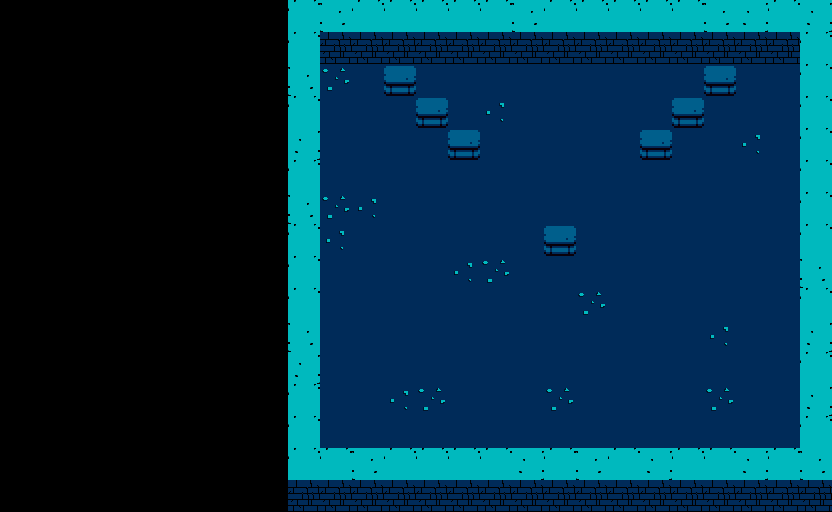

A level layout from a 2D game, rendered from its tile map. Below: a short description, then the map file with its tile-grid data intact:
An orthogonal 26x16 tile map with 32x32 px tiles, 2 tile layers (Camada de Blocos 1, Camada de Blocos 2) and 12 objects (10x Wall, Player, Pistol).

<map version="1.10" tiledversion="1.11.0" orientation="orthogonal" renderorder="right-down" width="26" height="16" tilewidth="32" tileheight="32" infinite="0" nextlayerid="5" nextobjectid="14">
 <tileset firstgid="1" source="dungeon_game.tsx" />
 <layer id="1" name="Camada de Blocos 1" width="26" height="16">
  <data encoding="csv">
0,0,0,0,0,0,0,0,0,27,28,27,27,27,27,27,28,27,27,27,27,27,28,29,27,29,
0,0,0,0,0,0,0,0,0,27,1,1,1,1,1,1,1,1,1,1,1,1,1,1,1,27,
0,0,0,0,0,0,0,0,0,28,5,4,4,4,4,4,4,4,4,4,4,4,4,4,4,27,
0,0,0,0,0,0,0,0,0,27,4,4,4,4,4,3,4,4,4,4,4,4,4,4,4,27,
0,0,0,0,0,0,0,0,0,29,4,4,4,4,4,4,4,4,4,4,4,4,4,3,4,27,
0,0,0,0,0,0,0,0,0,27,4,4,4,4,4,4,4,4,4,4,4,4,4,4,4,27,
0,0,0,0,0,0,0,0,0,28,5,3,4,4,4,4,4,4,4,4,4,4,4,4,4,27,
0,0,0,0,0,0,0,0,0,27,3,4,4,4,4,4,4,4,4,4,4,4,4,4,4,27,
0,0,0,0,0,0,0,0,0,27,4,4,4,4,3,5,4,4,4,4,4,4,4,4,4,28,
0,0,0,0,0,0,0,0,0,27,4,4,4,4,4,4,4,4,5,4,4,4,4,4,4,27,
0,0,0,0,0,0,0,0,0,28,4,4,4,4,4,4,4,4,4,4,4,4,3,4,4,29,
0,0,0,0,0,0,0,0,0,29,4,4,4,4,4,4,4,4,4,4,4,4,4,4,4,27,
0,0,0,0,0,0,0,0,0,27,4,4,3,5,4,4,4,5,4,4,4,4,5,4,4,29,
0,0,0,0,0,0,0,0,0,27,4,4,4,4,4,4,4,4,4,4,4,4,4,4,4,27,
0,0,0,0,0,0,0,0,0,27,27,28,27,27,27,27,29,27,28,27,29,27,27,29,27,28,
0,0,0,0,0,0,0,0,0,1,1,1,1,1,1,1,1,1,1,1,1,1,1,1,1,1
</data>
 </layer>
 <layer id="2" name="Camada de Blocos 2" width="26" height="16">
  <data encoding="csv">
0,0,0,0,0,0,0,0,0,0,0,0,0,0,0,0,0,0,0,0,0,0,0,0,0,0,
0,0,0,0,0,0,0,0,0,0,0,0,0,0,0,0,0,0,0,0,0,0,0,0,0,0,
0,0,0,0,0,0,0,0,0,0,0,0,52,0,0,0,0,0,0,0,0,0,52,0,0,0,
0,0,0,0,0,0,0,0,0,0,0,0,0,52,0,0,0,0,0,0,0,52,0,0,0,0,
0,0,0,0,0,0,0,0,0,0,0,0,0,0,52,0,0,0,0,0,52,0,0,0,0,0,
0,0,0,0,0,0,0,0,0,0,0,0,0,0,0,0,0,0,0,0,0,0,0,0,0,0,
0,0,0,0,0,0,0,0,0,0,0,0,0,0,0,0,0,0,0,0,0,0,0,0,0,0,
0,0,0,0,0,0,0,0,0,0,0,0,0,0,0,0,0,52,0,0,0,0,0,0,0,0,
0,0,0,0,0,0,0,0,0,0,0,0,0,0,0,0,0,0,0,0,0,0,0,0,0,0,
0,0,0,0,0,0,0,0,0,0,0,0,0,0,0,0,0,0,0,0,0,0,0,0,0,0,
0,0,0,0,0,0,0,0,0,0,0,0,0,0,0,0,0,0,0,0,0,0,0,0,0,0,
0,0,0,0,0,0,0,0,0,0,0,0,0,0,0,0,0,0,0,0,0,0,0,0,0,0,
0,0,0,0,0,0,0,0,0,0,0,0,0,0,0,0,0,0,0,0,0,0,0,0,0,0,
0,0,0,0,0,0,0,0,0,0,0,0,0,0,0,0,0,0,0,0,0,0,0,0,0,0,
0,0,0,0,0,0,0,0,0,0,0,0,0,0,0,0,0,0,0,0,0,0,0,0,0,0,
0,0,0,0,0,0,0,0,0,0,0,0,0,0,0,0,0,0,0,0,0,0,0,0,0,0
</data>
 </layer>
 <objectgroup id="3" name="Spawns">
  <object id="1" name="Player" type="Player" x="546" y="352.667" width="64" height="64" />
  <object id="7" name="Pistol" type="Pistol" x="544" y="218" width="32" height="32" />
 </objectgroup>
 <objectgroup id="4" name="Collisions">
  <object id="2" type="Wall" x="291.333" y="7.33333" width="30" height="476.667" />
  <object id="3" type="Wall" x="801" y="6.6665" width="30" height="476.667" />
  <object id="5" type="Wall" x="325.333" y="18.6667" width="474.667" height="29.3333" />
  <object id="6" type="Wall" x="323.333" y="448.667" width="474.667" height="29.3333" />
  <object id="8" type="Wall" x="448" y="131.333" width="33.3333" height="26.6667" />
  <object id="9" type="Wall" x="640.667" y="130" width="33.3333" height="26.6667" />
  <object id="10" type="Wall" x="671.333" y="98.6667" width="33.3333" height="26.6667" />
  <object id="11" type="Wall" x="704.667" y="66.6667" width="33.3333" height="26.6667" />
  <object id="12" type="Wall" x="417.333" y="97.3333" width="33.3333" height="26.6667" />
  <object id="13" type="Wall" x="384" y="66" width="33.3333" height="26.6667" />
 </objectgroup>
</map>